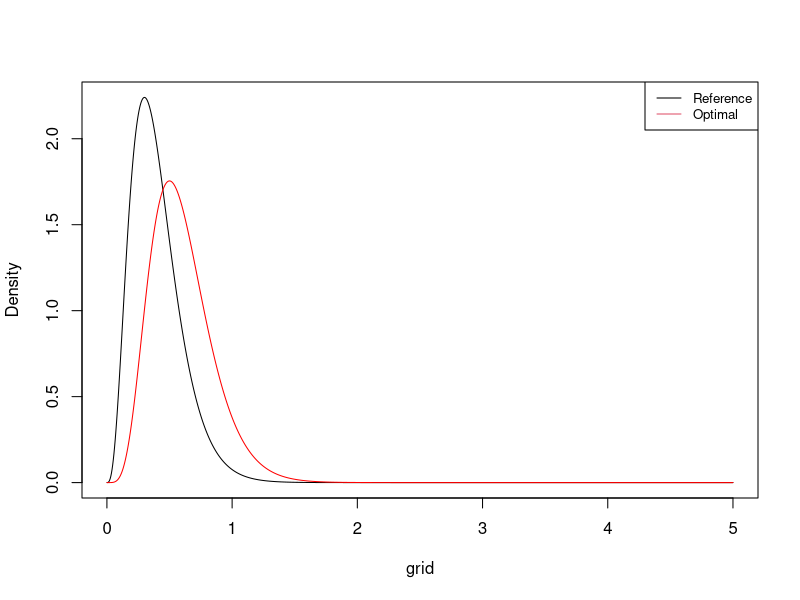
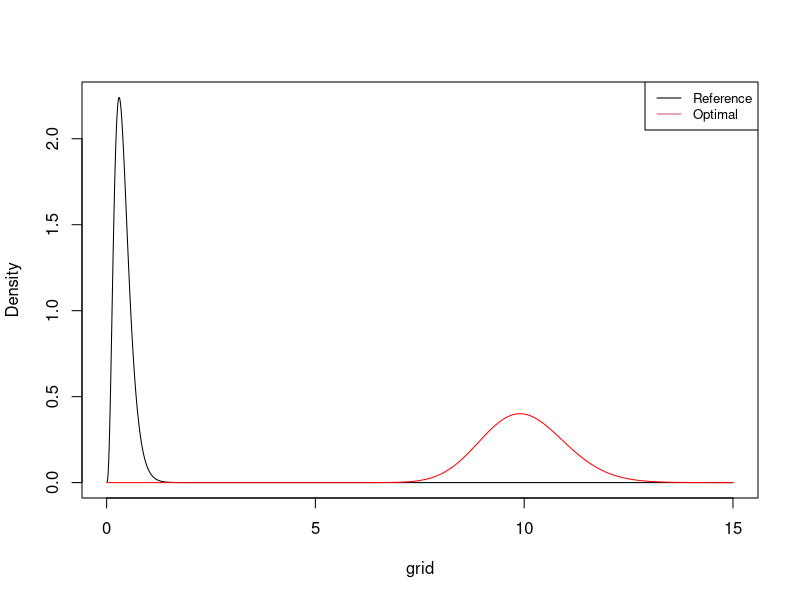

Generate these figures, in order, with R:
#setting the seed
set.seed(1)

#function for importance sampling
imp.gamma <- function(N = 1000, alpha = 4, beta = 10, 
                      moment = 2, imp.alpha = alpha + moment)
{
  func <- vector("numeric", length = N)
  
  #draw importance samples
  draw <- rgamma(N, shape = imp.alpha, rate = beta)
  func <- draw^moment * dgamma(draw, shape = alpha, rate = beta)/ dgamma(draw, shape = imp.alpha, rate = beta)
  return(func)
}

N <- 10000

#Choosing simple Monte Carlo
#Estimation using classical Monte Carlo (i.i.d)
monte.carlo.samples <- imp.gamma(N = N, imp.alpha = 4)
mean(monte.carlo.samples)
#truth = 0.2
var(monte.carlo.samples)

#Choosing optimal importance proposal
#Estimation using optimal importance sampling
imp.samples <- imp.gamma(N = N)
mean(imp.samples)
var(imp.samples)

#Why this is a good estimate?
grid <- seq(0.001, 5, length = 1000)
plot(grid, dgamma(grid, shape = 4, rate = 10), type = 'l', ylab = "Density")
lines(grid, dgamma(grid, shape = 6, rate = 10), type = 'l', col = 'red')
legend("topright", col = 1:2, lty = 1, legend= c("Reference", "Optimal"), cex = 0.8)


#Choosing a horrible proposal
#Estimation using Gamma(100, 10)
imp.samples <- imp.gamma(N = N, imp.alpha = 100)
mean(imp.samples)
var(imp.samples)

#Why is it a bad estimate?
grid <- seq(0.01, 15, 0.01)
plot(grid, dgamma(grid, shape = 4, rate = 10), type = 'l', ylab = "Density")
lines(grid, dgamma(grid, shape = 100, rate = 10), type = 'l', col = 'red')
legend("topright", col = 1:2, lty = 1, legend= c("Reference", "Optimal"), cex = 0.8)
#no high weights: low weights on samples where red curve has a peak
#samples from where black has peak will never be drawn
